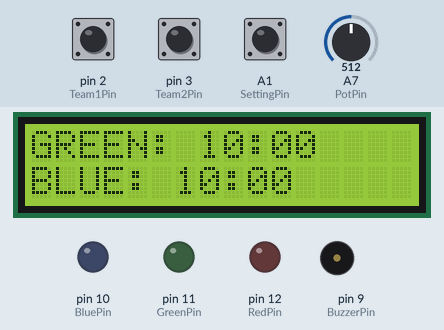
The sketch below on a simulated Arduino Nano, built with avr-gcc and run on an emulated ATmega328P. On the bench: 16×2 character LCD, output pins drawn as LEDs (lit = HIGH), buzzer (waves = sounding). Inputs (shaded band) come from the test bench; at power-on: A1 (SettingPin) HIGH, pin 2 (Team1Pin) HIGH, pin 3 (Team2Pin) HIGH, A7 (PotPin) = 512. Pins used as bus, display or sensor lines are not drawn.

Above: at 3.2 s.
3.3 s: A1 (SettingPin) pulled LOW for 1.2 s
At 4.35 s:
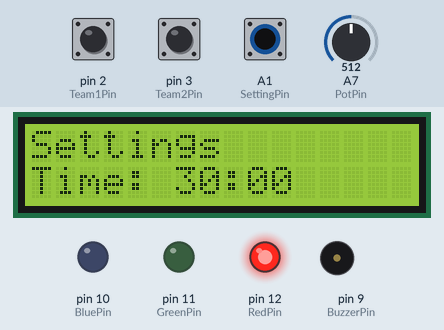
6.1 s: pin 2 (Team1Pin) pulled LOW for 1.2 s
At 6.9 s:
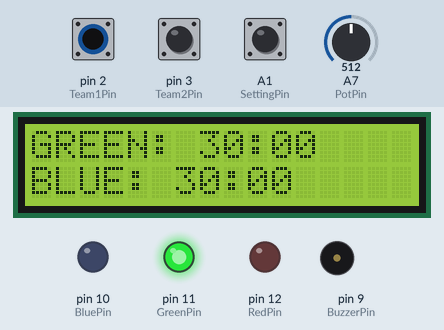
11.3 s: pin 3 (Team2Pin) pulled LOW for 1.2 s
At 12.7 s:
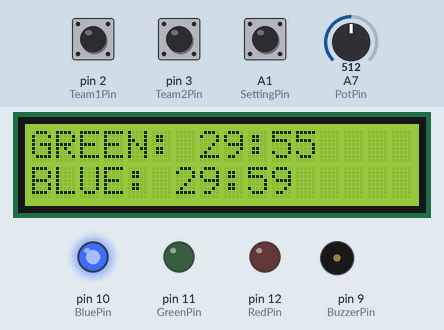
16.5 s: pin 2 (Team1Pin) pulled LOW for 1.2 s
At 17.6 s:
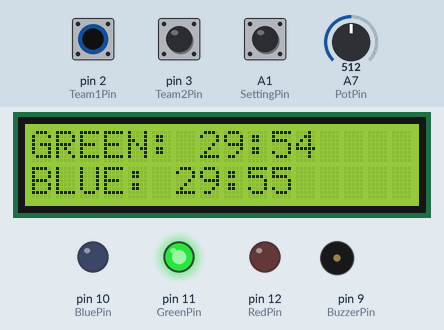
19.6 s: pin 3 (Team2Pin) pulled LOW for 1.2 s
At 20.9 s:
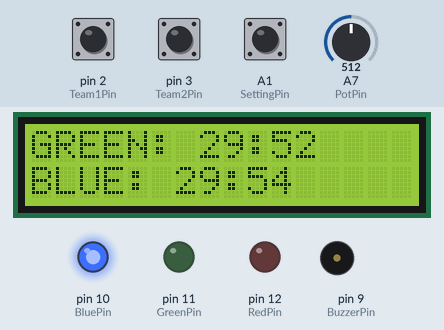
Timing chart, 0 to 22.6 s (numbered marks = the images above; inputs shaded):
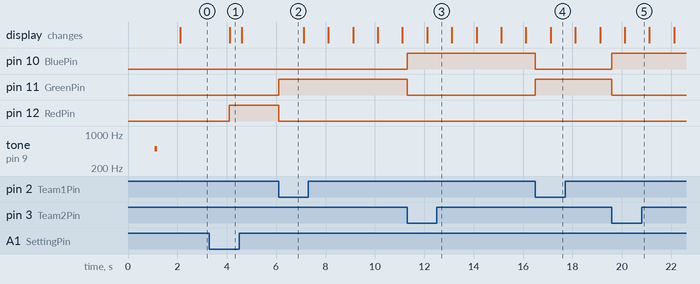

Measured:
- after the input at 3.3 s, pin 12 (RedPin): LOW → HIGH after 0.80 s; the display: changes after 0.81 s (image 1)
- after the input at 6.1 s, pin 11 (GreenPin): LOW → HIGH at once; pin 12 (RedPin): HIGH → LOW at once
- after the input at 11.3 s, pin 10 (BluePin): LOW → HIGH at once; pin 11 (GreenPin): HIGH → LOW at once
- after the input at 16.5 s, pin 10 (BluePin): HIGH → LOW at once; pin 11 (GreenPin): LOW → HIGH at once
- after the input at 19.6 s, pin 10 (BluePin): LOW → HIGH at once; pin 11 (GreenPin): HIGH → LOW at once

The sketch:

king_of_the_hill.ino
```cpp
    #include <NewTone.h>
    #include <LiquidCrystal_I2C.h>

    const int RedPin = 12;
    const int GreenPin = 11;
    const int BluePin = 10;
    const int BuzzerPin = 9;
    const int Team1Pin = 2;
    const int Team2Pin = 3;
    const int SettingPin = A1;
    const int PotPin = A7;
    int teamvar=0;
    int maxtime=600;
    int t1time=0;
    int t2time=0;
    bool initvar=1;LiquidCrystal_I2C lcd(0x27,16,2);


void setup() {
  lcd.init();
  lcd.backlight();
  lcd.setCursor(3,0);
  lcd.print("Airsoft V1.0");
  lcd.setCursor(0,1);
  lcd.print("King of the hill");
  pinMode(Team1Pin, INPUT_PULLUP);
  pinMode(Team2Pin, INPUT_PULLUP);
  pinMode(SettingPin, INPUT_PULLUP);
  pinMode(RedPin, OUTPUT);
  pinMode(GreenPin, OUTPUT);
  pinMode(BluePin, OUTPUT);
  pinMode(BuzzerPin, OUTPUT);
  digitalWrite(BuzzerPin, LOW);
  delay(1000);
  attachInterrupt(digitalPinToInterrupt(Team1Pin),team1press,FALLING);
  attachInterrupt(digitalPinToInterrupt(Team2Pin),team2press,FALLING);
  NewTone(BuzzerPin,500,100);
  delay(1000);
  teamvar=0;
}

void loop() {

  unsigned long time1 = millis();
  initvar=0;


  while(digitalRead(SettingPin)==0){ //##################SETTINGS#####################
    lcd.clear();
    lcd.print("Settings");
    attachInterrupt(digitalPinToInterrupt(Team1Pin),team1press,FALLING);
    attachInterrupt(digitalPinToInterrupt(Team2Pin),team2press,FALLING);
    t1time=0;
    t2time=0;
    teamvar=0;
    digitalWrite(RedPin,HIGH);
    digitalWrite(GreenPin,LOW);
    digitalWrite(BluePin,LOW);
    int pot=analogRead(PotPin);
    lcd.setCursor(0,1);
    lcd.print("Time: ");
    if(pot<128){
      maxtime=300;
    }
    if(pot>=128&&pot<256){
      maxtime=600;
    }
    if(pot>=256&&pot<384){
      maxtime=900;
    }
    if(pot>=384&&pot<512){
      maxtime=1200;
    }
    if(pot>=512&&pot<640){
      maxtime=1800;
    }
    if(pot>=640&&pot<768){
      maxtime=2400;
    }
    if(pot>=768){
      maxtime=3600;
    }
    lcd.print(maxtime/60);
    lcd.print(":00");
  delay(100);
  }


  if(teamvar==1){ //##################TEAM 1 CAPTURED#####################
    t1time++;
    if(t1time>=maxtime){
      while(digitalRead(SettingPin)==1){ //##################TEAM 1 WIN#####################
        lcd.clear();
        lcd.print("GREEN team wins!");
        lcd.setCursor(0,1);
        lcd.print("BLUE: ");
        if (((maxtime-t2time)/60)<10) lcd.print("0");
        lcd.print((maxtime-t2time)/60);
        lcd.print(":");
        if (((maxtime-t2time)%60)<10) lcd.print("0");
        lcd.print((maxtime-t2time)%60);
        detachInterrupt(digitalPinToInterrupt(Team1Pin));
        detachInterrupt(digitalPinToInterrupt(Team2Pin));
        digitalWrite(RedPin,LOW);
        digitalWrite(GreenPin,HIGH);
        NewTone( BuzzerPin,500,200);
        delay(300);
        digitalWrite(RedPin,HIGH);
        digitalWrite(GreenPin,LOW);
        delay(300);

      }
    }
  }


  if(teamvar==2){ //##################TEAM 2 CAPTURED#####################
    t2time++;
    if(t2time>=maxtime){
      while(digitalRead(SettingPin)==1){ //##################TEAM 2 WIN#####################
        lcd.clear();
        lcd.print("GREEN: ");
        if (((maxtime-t1time)/60)<10) lcd.print("0");
        lcd.print((maxtime-t1time)/60);
        lcd.print(":");
        if (((maxtime-t1time)%60)<10) lcd.print("0");
        lcd.print((maxtime-t1time)%60);
        lcd.setCursor(0,1);
        lcd.print("BLUE team wins!");


        detachInterrupt(digitalPinToInterrupt(Team1Pin));
        detachInterrupt(digitalPinToInterrupt(Team2Pin));
        digitalWrite(RedPin,LOW);
        digitalWrite(BluePin,HIGH);
        NewTone( BuzzerPin,500,200);
        delay(300);
        digitalWrite(RedPin,HIGH);
        digitalWrite(BluePin,LOW);
        delay(300);
      }
    }
  }
  //##############################DISPLAY TIMES#######################################
  lcd.clear();
  lcd.print("GREEN: ");
  if (((maxtime-t1time)/60)<10) lcd.print("0");
  lcd.print((maxtime-t1time)/60);
  lcd.print(":");
  if (((maxtime-t1time)%60)<10) lcd.print("0");
  lcd.print((maxtime-t1time)%60);

  lcd.setCursor(0,1);
  lcd.print("BLUE: ");
  if (((maxtime-t2time)/60)<10) lcd.print("0");
  lcd.print((maxtime-t2time)/60);
  lcd.print(":");
  if (((maxtime-t2time)%60)<10) lcd.print("0");
  lcd.print((maxtime-t2time)%60);

  if(teamvar!=0){ //###########TICKING SOUND############
    digitalWrite(BuzzerPin,HIGH);
    delay(1);
    digitalWrite(BuzzerPin,LOW);
  }


  int delaytime=1000+time1-millis();
  if(delaytime>0)
    delay(delaytime);
 }

void team1press(){ //##################TEAM 1 PRESS#####################
  if (initvar==0&&digitalRead(Team1Pin)==LOW){
  //NewTone(BuzzerPin,500,100);
  digitalWrite(RedPin,LOW);
  digitalWrite(GreenPin,HIGH);
  digitalWrite(BluePin,LOW);
  teamvar=1;
  }
  }
void  team2press(){ //##################TEAM 2 PRESS#####################
  if (initvar==0&&digitalRead(Team2Pin)==LOW){
  //NewTone(BuzzerPin,500,100);
  digitalWrite(RedPin,LOW);
  digitalWrite(GreenPin,LOW);
  digitalWrite(BluePin,HIGH);
  teamvar=2;
  }
  }
```
